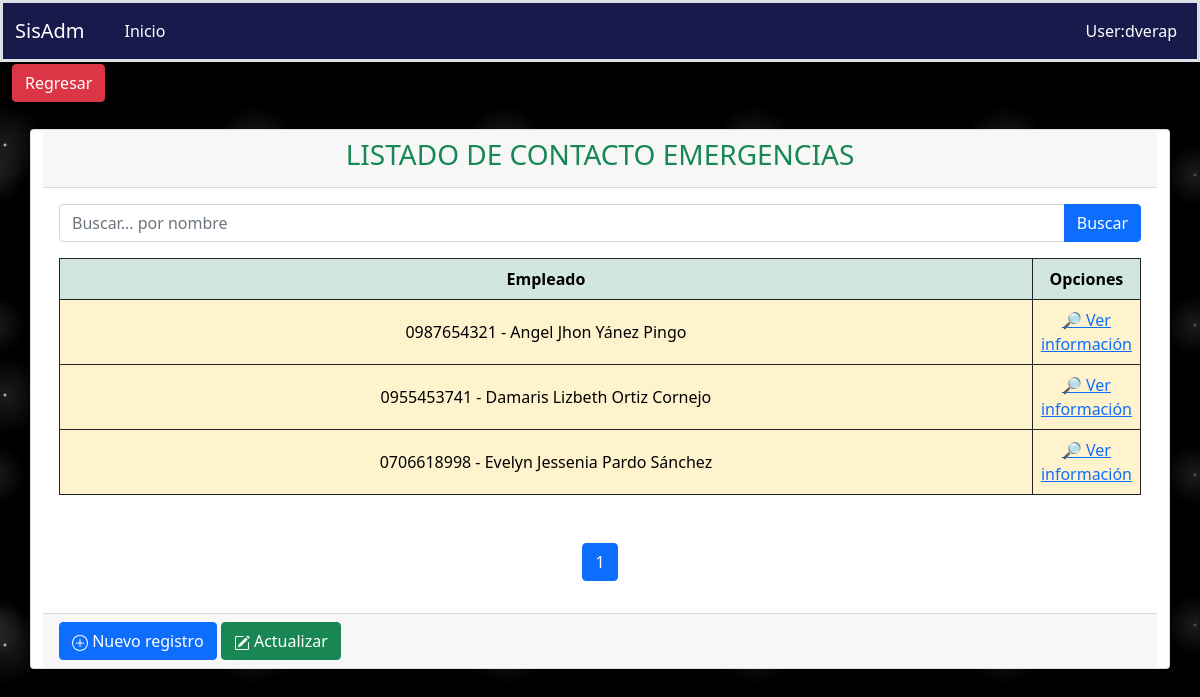
The page /fichaPersonal/contactoEmergencia on the database its author committed.
### aplicaciones/ficha_personal/models.py (models this page shows, shortened)
class ContactoEmergencias(models.Model):
    empleado = models.ForeignKey(Empleado, on_delete=models.PROTECT,blank=True, null=True, related_name="contactos")
    nombre = models.CharField(max_length=200)
    cedula = models.CharField(max_length=10, unique=True)
    telefonos = models.CharField(max_length=50, blank=True, null=True)
    parentesco = models.CharField(max_length=2, choices=PARENTESCO, default=PARENTESCO[0][0], blank=True, null=True)
    direccion = models.TextField(blank=True, null=True, verbose_name='Dirección')
    class Meta:
        verbose_name = "ContactoEmergencia"
        verbose_name_plural = "ContactosEmergencias"
        ordering = ('id',)

class Empleado(Base):
    nombres = models.CharField(max_length=200)
    cedula = models.CharField(max_length=10, unique=True)
    fecha_nacimiento = models.DateField(blank=True, null=True, auto_now=False)
    genero = models.CharField(max_length=1, choices=GENERO, default=GENERO[0][0], blank=True, null=True)
    pais = models.ForeignKey(Pais, on_delete=models.PROTECT, blank=True, null=True)
    provincia = models.ForeignKey(Provincia, on_delete=models.PROTECT, blank=True, null=True)
    ciudad = models.ForeignKey(Ciudad, on_delete=models.PROTECT, blank=True, null=True)
    estado_civil = models.CharField(max_length=1, choices=ESTADO_CIVIL, default=ESTADO_CIVIL[0][0], blank=True,null=True)
    email = models.CharField(max_length=100, unique=True)
    direccion = models.TextField(blank=True, null=True, verbose_name='Dirección')
    telefonos = models.CharField(max_length=10, blank=True, null=True)
    fecha_IESS = models.DateField(blank=True, null=True, auto_now=False)
    tipo_Contrato = models.CharField(max_length=2, choices=TIPO_CONTRATO, default=TIPO_CONTRATO[0][0], blank=True,null=True)
    fecha_Ingreso = models.DateField(blank=True, null=True, auto_now=False)
    foto = models.ImageField(upload_to='fichaPersonal/empleados', blank=True, null=True)
    cargo = models.ForeignKey(Cargo, on_delete=models.PROTECT,blank=True, null=True)
    departamento = models.ForeignKey(Departamento, on_delete=models.PROTECT,blank=True, null=True)
    estado = models.BooleanField(default=True)
    def __str__(self):
        return "{} - {}".format(self.cedula, self.nombres)
    class Meta:
        verbose_name = "Empleado"
        verbose_name_plural = "Empleados"
        ordering = ('id',)

### aplicaciones/ficha_personal/views/ContactoEmergencia/views.py (the view)
# urls.py: path('contactoEmergencia', ContactoEmergenciaListView.as_view(), name='contactoEmergencia'),
class ContactoEmergenciaListView(ListView):
    template_name = "ContactoEmergencia/listContactoEmergencia.html"
    context_object_name = 'contactoEmergencia'
    model = ContactoEmergencias
    paginate_by = 3
    def get_queryset(self):
        query = self.request.GET.get("query")
        print(query)
        if query:
            return self.model.objects.filter(empleado__nombres=query)
        else:
            return self.model.objects.all()
    def get_context_data(self, **kwargs):
        context = super().get_context_data(**kwargs)
        context['url_anterior'] = '/fichaPersonal/fichaPersonal'
        context['listar_url']= '/fichaPersonal/contactoEmergencia'
        context['crear_url'] = '/fichaPersonal/crearContactoEmergencias/'
        context['titulo'] = 'LISTADO DE CONTACTO EMERGENCIAS'
        context['query'] = self.request.GET.get("query") or ""
        return context

### aplicaciones/ficha_personal/templates/ContactoEmergencia/listContactoEmergencia.html (shortened to what this page needs)
{% extends 'consulta.html' %}
{% load static %}
{% block search %}
    <form action="{% url 'ficha_Personal:contactoEmergencia' %}" method="GET">
      <div class="input-group mb-3">
        <input type="text" name="query" value="{{ query }}" class="form-control" placeholder="Buscar... por nombre" id="idInputSearch" aria-describedby="basic-addon2"/>
        <button type="submit" class="btn btn-primary mr-1" id="idSearchSp">Buscar</button>
      </div>
    </form>
{% endblock %}
{% block columns %}
    <thead>
        <tr class="align-middle table-success text-center table-bordered border-dark">
            <th scope="col" style="width: 25px;">Empleado</th>
            <th scope="col" style="width: 10%;">Opciones</th>
        </tr>
    </thead>
{% endblock %}
{% block rows %}
    {% for contaEmer in contactoEmergencia %}
        <tbody>
            <tr class="align-middle table-warning text-center table-bordered border-dark">
                <td>{{ contaEmer.empleado }}</td>
                <td class="acciones">
                    <a href="{% url 'ficha_Personal:registroContactoEmergencia' contaEmer.empleado_id %}">🔎️ Ver información</a>
                </td>
            </tr>
        </tbody>
    {% endfor %}
{% endblock %}

### static/css/estilos.css (style rules this page uses)
body { background-color:black; background-image: radial-gradient(white, rgba(255,255,255,.2) 2px, transparent 40px), radial-gradient(white, rgba(255,255,255,.15) 1px, transparent 30px), radial-gradient(white, rgba(255,255,255,.1) 2px, transparent 40px), radial-gradient(rgba(255,255,255,.4), rgba(255,255,255,.1) 2px, transparent 30px); background-size: 550px 550px, 350px 350px, 250px 250px, 150px 150px; background-position: 0 0, 40px 60px, 130px 270px, 70px 100px; color: #171a4a; }

### rows shown on the page
ContactoEmergencias: empleado "0987654321 - Angel Jhon Yánez Pingo"
ContactoEmergencias: empleado "0955453741 - Damaris Lizbeth Ortiz Cornejo"
ContactoEmergencias: empleado "0706618998 - Evelyn Jessenia Pardo Sánchez"

### other values the page prints
{{ titulo }} "LISTADO DE CONTACTO EMERGENCIAS"
{{ i }} "1"
